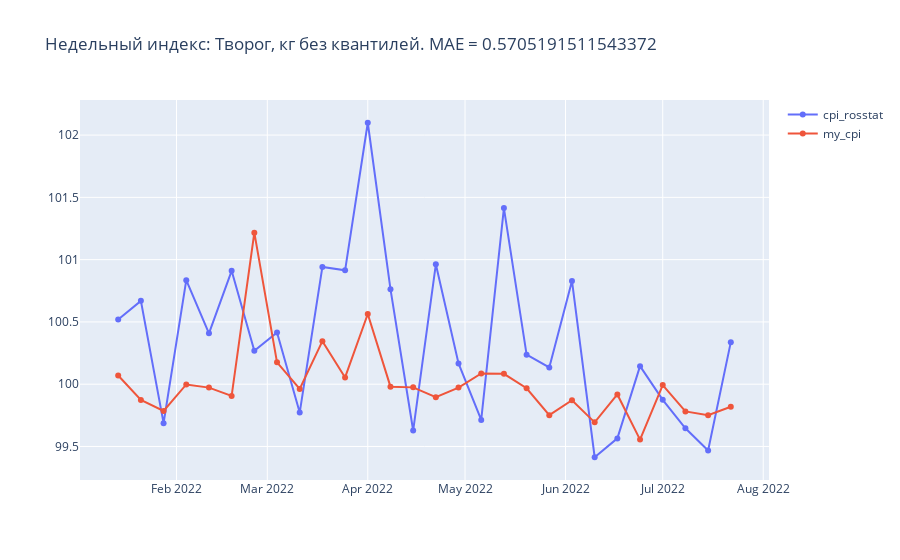

The cell this chart's notebook holds for it:
### Code cell
id = 1124
MAE = MAE_df.loc[MAE_df['rosstat_id'] == id, 'MAE'].values[0]
plot_multiple_ts(week_index[week_index['rosstat_id'] == id].cpi_rosstat,
                 week_index[week_index['rosstat_id'] == id].my_cpi,
                 title_text=f'Недельный индекс: Творог, кг без квантилей. MAE = {MAE}')
